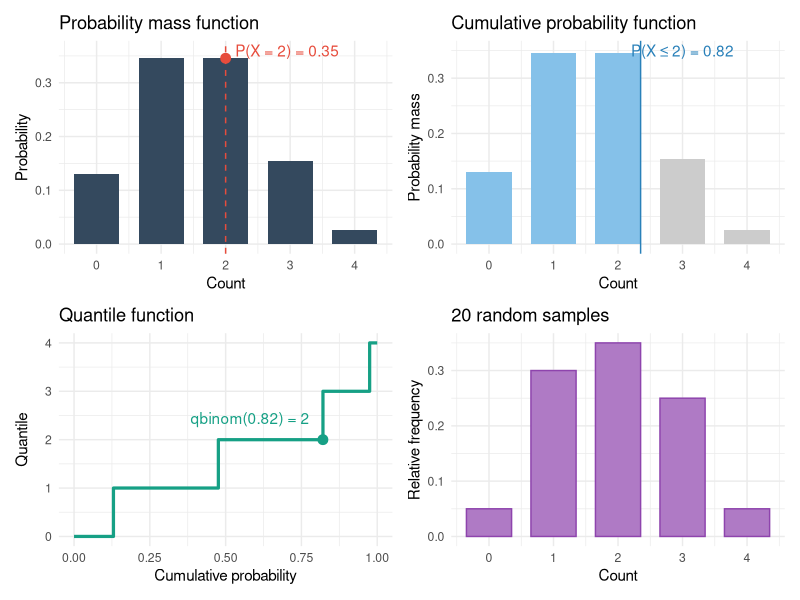
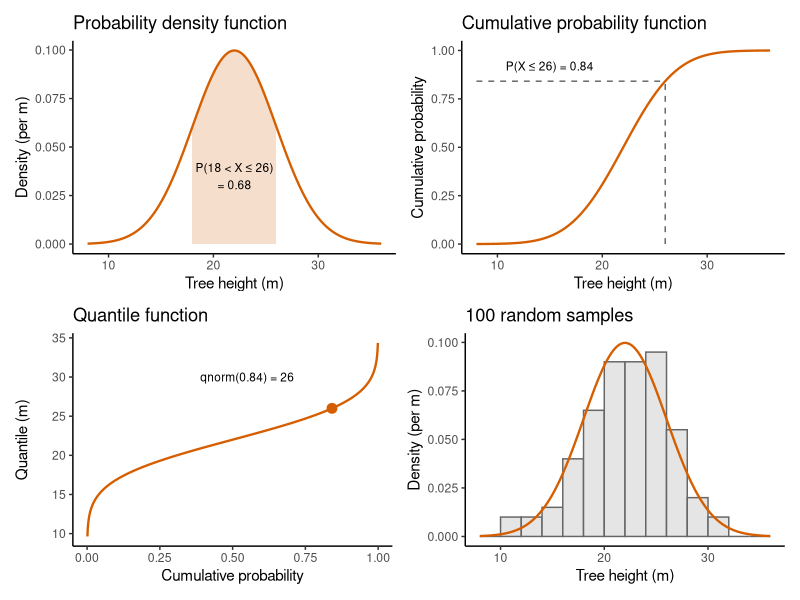
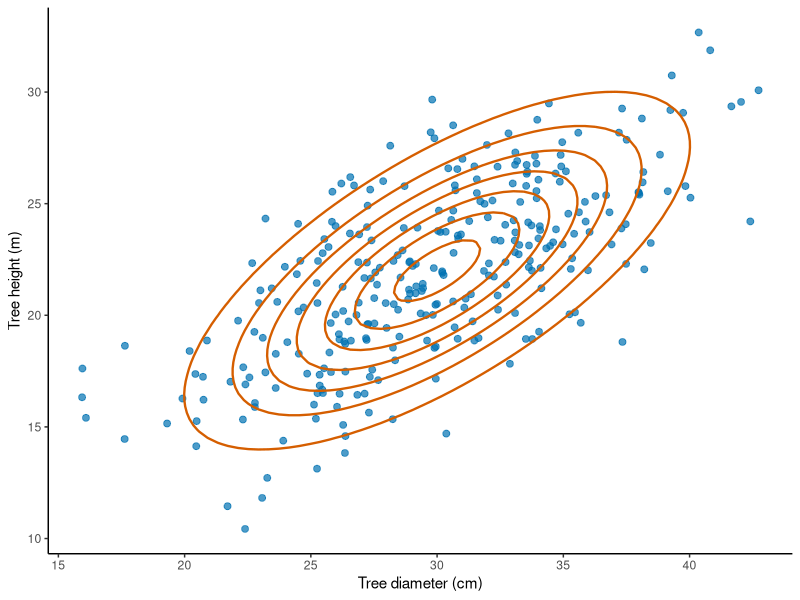

These charts were generated, in order, by the following R code:
## ---- chunk 1
#| include: false
# Load ggplot2 for the consistently formatted rendered figures in this chapter.
library(ggplot2)
## ---- chunk 2
#| echo: false
#| label: fig-four_faces
#| fig-cap: "The four faces of a Binomial distribution with $n = 4$ and $p = 0.4$."
library(ggplot2)
library(patchwork)

# Distribution parameters and a chosen cutoff
size = 4
prob = 0.4
cutoff = 2

# Probabilities at each possible number of successes
binomial = data.frame(
  x = 0:size,
  probability = dbinom(0:size, size = size, prob = prob),
  cumulative_probability = pbinom(0:size, size = size, prob = prob)
)

# Cumulative probability at the chosen cutoff
p_cutoff = pbinom(cutoff, size = size, prob = prob)

# Panel 1: probability mass function
p1 = ggplot(binomial, aes(x = x, y = probability)) +
  geom_col(fill = "#34495e", width = 0.7) +
  geom_vline(xintercept = cutoff, linetype = "dashed", colour = "#e74c3c") +
  geom_point(
    data = subset(binomial, x == cutoff),
    colour = "#e74c3c",
    size = 3
  ) +
  annotate(
    "text", x = 2.15, y = 0.36,
    label = paste0(
      "P(X = ", cutoff, ") = ",
      round(dbinom(cutoff, size, prob), 2)
    ),
    colour = "#e74c3c",
    hjust = 0
  ) +
  scale_x_continuous(breaks = 0:size) +
  labs(
    title = "Probability mass function",
    x = "Count",
    y = "Probability"
  ) +
  theme_minimal()

# Panel 2: cumulative probability
p2 = ggplot(binomial, aes(x = x, y = probability)) +
  geom_col(
    aes(fill = x <= cutoff),
    width = 0.7,
    show.legend = FALSE
  ) +
  geom_vline(xintercept = cutoff + 0.35, colour = "#2980b9") +
  annotate(
    "text", x = 3, y = 0.35,
    label = paste0(
      "P(X \u2264 ", cutoff, ") = ",
      round(p_cutoff, 2)
    ),
    colour = "#2980b9"
  ) +
  scale_fill_manual(values = c("TRUE" = "#85c1e9", "FALSE" = "grey80")) +
  scale_x_continuous(breaks = 0:size) +
  labs(
    title = "Cumulative probability function",
    x = "Count",
    y = "Probability mass"
  ) +
  theme_minimal()

# Panel 3: quantile function
probabilities = seq(0, 1, length.out = 1001)

quantiles = data.frame(
  p = probabilities,
  quantile = qbinom(probabilities, size = size, prob = prob)
)

p3 = ggplot(quantiles, aes(x = p, y = quantile)) +
  geom_step(colour = "#16a085", linewidth = 1.1) +
  geom_point(
    data = data.frame(p = p_cutoff, quantile = cutoff),
    colour = "#16a085",
    size = 3
  ) +
  annotate(
    "text", x = 0.58, y = 2.45,
    label = paste0(
      "qbinom(", round(p_cutoff, 2), ") = ", cutoff
    ),
    colour = "#16a085"
  ) +
  scale_y_continuous(breaks = 0:size) +
  labs(
    title = "Quantile function",
    x = "Cumulative probability",
    y = "Quantile"
  ) +
  theme_minimal()

# Panel 4: simulated random sample
set.seed(42)

sample_data = data.frame(
  x = rbinom(20, size = size, prob = prob)
)

# Calculate the relative frequency of each possible outcome
sample_frequency = data.frame(
  x = 0:size,
  relative_frequency = tabulate(
    sample_data$x + 1,
    nbins = size + 1
  ) / nrow(sample_data)
)

p4 = ggplot(sample_frequency, aes(x = x, y = relative_frequency)) +
  geom_col(fill = "#af7ac5", colour = "#8e44ad", width = 0.7) +
  scale_x_continuous(breaks = 0:size) +
  labs(
    title = "20 random samples",
    x = "Count",
    y = "Relative frequency"
  ) +
  theme_minimal()

(p1 | p2) / (p3 | p4)
## ---- chunk 3
flower_count = 6
fruit_set_probability = 0.5

# Calculate an exact probability, a cumulative probability, and a quantile.
dbinom(x = 4, size = flower_count, prob = fruit_set_probability) # 0.23
pbinom(q = 4, size = flower_count, prob = fruit_set_probability) # 0.89
qbinom(p = 0.75, size = flower_count, prob = fruit_set_probability) # 4
## ---- chunk 4
# Density of the tree height model at 22 m (units: per metre).
dnorm(x = 22, mean = 22, sd = 4)
## ---- chunk 5
# The same model with height in centimetres (units: per centimetre).
dnorm(x = 2200, mean = 2200, sd = 400)
## ---- chunk 6
# Subtract two cumulative probabilities to obtain the probability of an interval.
pnorm(q = 26, mean = 22, sd = 4) - pnorm(q = 18, mean = 22, sd = 4)

# Use the upper tail for the probability of a height above 30 m.
pnorm(q = 30, mean = 22, sd = 4, lower.tail = FALSE)
## ---- chunk 7
#| echo: false
#| label: fig-four_faces_normal
#| fig-cap: "The four faces of a Normal distribution for tree height with a mean of 22 m and a standard deviation of 4 m."
library(ggplot2)
library(patchwork)

# Distribution parameters, a highlighted interval and a chosen cutoff
mean_height = 22
sd_height = 4
interval_lower = 18
interval_upper = 26
cutoff = 26

# Density and cumulative probability over a range of heights
normal = data.frame(x = seq(from = 8, to = 36, length.out = 561))
normal$density = dnorm(normal$x, mean = mean_height, sd = sd_height)
normal$cumulative_probability = pnorm(normal$x, mean = mean_height, sd = sd_height)

# Probability of the highlighted interval and cumulative probability at the cutoff
p_interval = pnorm(interval_upper, mean = mean_height, sd = sd_height) -
  pnorm(interval_lower, mean = mean_height, sd = sd_height)
p_cutoff = pnorm(cutoff, mean = mean_height, sd = sd_height)

# Panel 1: probability density function with an interval probability as an area
p1 = ggplot(normal, aes(x = x, y = density)) +
  geom_area(
    data = subset(normal, x >= interval_lower & x <= interval_upper),
    fill = "#D55E00",
    alpha = 0.2
  ) +
  geom_line(colour = "#D55E00", linewidth = 0.8) +
  annotate(
    "text", x = 22, y = 0.035,
    label = paste0("P(18 < X ≤ 26)\n= ", round(p_interval, 2)),
    size = 3
  ) +
  labs(
    title = "Probability density function",
    x = "Tree height (m)",
    y = "Density (per m)"
  ) +
  theme_classic()

# Panel 2: cumulative probability function
p2 = ggplot(normal, aes(x = x, y = cumulative_probability)) +
  geom_line(colour = "#D55E00", linewidth = 0.8) +
  annotate(
    "segment", x = cutoff, xend = cutoff, y = 0, yend = p_cutoff,
    linetype = "dashed", colour = "grey40"
  ) +
  annotate(
    "segment", x = 8, xend = cutoff, y = p_cutoff, yend = p_cutoff,
    linetype = "dashed", colour = "grey40"
  ) +
  annotate(
    "text", x = 15, y = 0.92,
    label = paste0("P(X ≤ ", cutoff, ") = ", round(p_cutoff, 2)),
    size = 3
  ) +
  labs(
    title = "Cumulative probability function",
    x = "Tree height (m)",
    y = "Cumulative probability"
  ) +
  theme_classic()

# Panel 3: quantile function
probabilities = seq(0.001, 0.999, length.out = 999)

quantiles = data.frame(
  p = probabilities,
  quantile = qnorm(probabilities, mean = mean_height, sd = sd_height)
)

p3 = ggplot(quantiles, aes(x = p, y = quantile)) +
  geom_line(colour = "#D55E00", linewidth = 0.8) +
  geom_point(
    data = data.frame(p = p_cutoff, quantile = cutoff),
    colour = "#D55E00",
    size = 3
  ) +
  annotate(
    "text", x = 0.55, y = 30,
    label = paste0("qnorm(", round(p_cutoff, 2), ") = ", cutoff),
    size = 3
  ) +
  labs(
    title = "Quantile function",
    x = "Cumulative probability",
    y = "Quantile (m)"
  ) +
  theme_classic()

# Panel 4: simulated random sample as a density-scaled histogram
set.seed(42)

sample_data = data.frame(
  x = rnorm(100, mean = mean_height, sd = sd_height)
)

p4 = ggplot(sample_data, aes(x = x)) +
  geom_histogram(
    aes(y = after_stat(density)),
    binwidth = 2,
    boundary = 0,
    fill = "grey90",
    colour = "grey40"
  ) +
  geom_line(
    data = normal,
    aes(x = x, y = density),
    colour = "#D55E00",
    linewidth = 0.8
  ) +
  labs(
    title = "100 random samples",
    x = "Tree height (m)",
    y = "Density (per m)"
  ) +
  theme_classic()

(p1 | p2) / (p3 | p4)
## ---- chunk 8
# Calculate an upper-tail probability and a lower-tail quantile.
pnorm(q = 26, mean = 22, sd = 4, lower.tail = FALSE)
qnorm(p = 0.10, mean = 22, sd = 4)
## ---- chunk 9
#| echo: false
#| label: fig-joint_density
#| fig-cap: "Joint distribution of tree diameter and height. The lines are contours of the joint density of a bivariate Normal distribution with a correlation of 0.7 and the points are 300 trees simulated from that distribution."
# Parameters of the joint distribution of diameter (cm) and height (m).
mean_diameter = 30
sd_diameter = 5
mean_height = 22
sd_height = 4
rho = 0.7

# Simulate two measurements per tree with a positive association.
set.seed(seed = 50)
n_trees = 300
z_height = rnorm(n = n_trees)
z_other = rnorm(n = n_trees)

# Transform the simulated values to the height and diameter scales.
trees = data.frame(
  height = mean_height + sd_height * z_height,
  diameter = mean_diameter +
    sd_diameter * (rho * z_height + sqrt(1 - rho^2) * z_other)
)

# Calculate the joint density on a grid of diameter and height combinations.
density_grid = expand.grid(
  diameter = seq(from = 10, to = 50, length.out = 100),
  height = seq(from = 8, to = 36, length.out = 100)
)
z_x = (density_grid$diameter - mean_diameter) / sd_diameter
z_y = (density_grid$height - mean_height) / sd_height
density_grid$joint_density =
  exp(-(z_x^2 - 2 * rho * z_x * z_y + z_y^2) / (2 * (1 - rho^2))) /
  (2 * pi * sd_diameter * sd_height * sqrt(1 - rho^2))

# Plot the simulated trees with the contours of the joint density.
ggplot(trees, aes(x = diameter, y = height)) +
  geom_point(colour = "#0072B2", alpha = 0.7, size = 2) +
  geom_contour(
    data = density_grid,
    aes(z = joint_density),
    colour = "#D55E00",
    linewidth = 0.8,
    bins = 8
  ) +
  labs(x = "Tree diameter (cm)", y = "Tree height (m)") +
  theme_classic()
## ---- chunk 10
# Use the Binomial probability mass to calculate a weighted average.
seed_count = 4
seed_survival_probability = 0.4
seed_values = seq.int(from = 0, to = seed_count)
seed_probability = dbinom(
  x = seed_values,
  size = seed_count,
  prob = seed_survival_probability
)
expected_value = sum(seed_values * seed_probability)
expected_value
## ---- chunk 11
# Weight each squared distance from the mean by its probability.
variance = sum((seed_values - expected_value)^2 * seed_probability)
variance
## ---- chunk 12
# Integrate x times the density to obtain the mean of the tree height model.
expected_height = integrate(
  f = function(x) x * dnorm(x = x, mean = 22, sd = 4),
  lower = -Inf, upper = Inf
)$value
expected_height

# Integrate the squared distance from the mean times the density to obtain the variance.
height_variance = integrate(
  f = function(x) (x - expected_height)^2 * dnorm(x = x, mean = 22, sd = 4),
  lower = -Inf, upper = Inf
)$value
height_variance
## ---- chunk 13
# Calculate the probability mass for all possible totals.
fruit_count_values = seq.int(from = 0, to = 16)
fruit_probabilities = dbinom(
  x = fruit_count_values,
  size = 16,
  prob = 0.6
)

expected_fruit_count = sum(fruit_count_values * fruit_probabilities)
fruit_count_variance = sum(
  (fruit_count_values - expected_fruit_count)^2 * fruit_probabilities
)

expected_fruit_count
fruit_count_variance
## ---- chunk 14
# Simulate overdispersed quadrat counts from a Negative Binomial model.
set.seed(seed = 123)

n_quadrats = 100
negative_binomial_size = 1.5
negative_binomial_mean = 4

counts = rnbinom(
  n = n_quadrats,
  size = negative_binomial_size,
  mu = negative_binomial_mean
)

sample_mean = mean(counts)
sample_variance = var(counts)
dispersion_ratio = sample_variance / sample_mean
c(sample_mean, sample_variance, dispersion_ratio)
